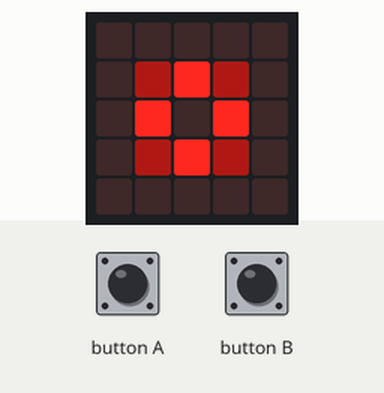
The program below on a simulated BBC micro:bit running MicroPython. Parts: the board's 5×5 LED display. The test bench sets the inputs (shaded band).

Above: at 1.2 s.
1.3 s: button A pressed for 0.15 s
At 2.5 s:
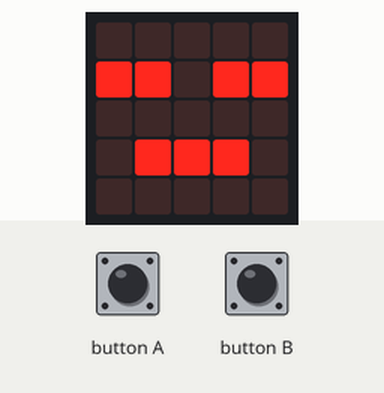
2.9 s: button A pressed for 1 s
At 3.9 s:
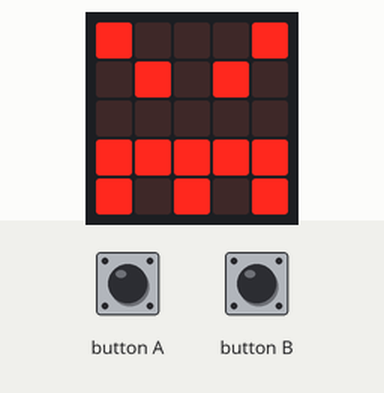
5.4 s: button A pressed for 0.15 s
At 5.8 s:
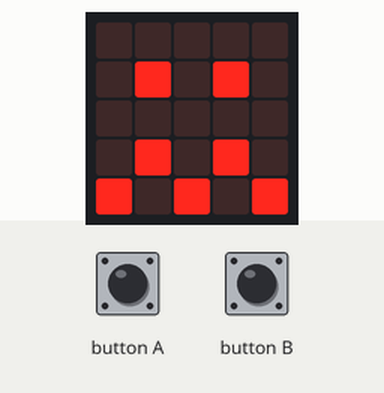
7.0 s: button A pressed for 3.2 s
At 8.2 s:
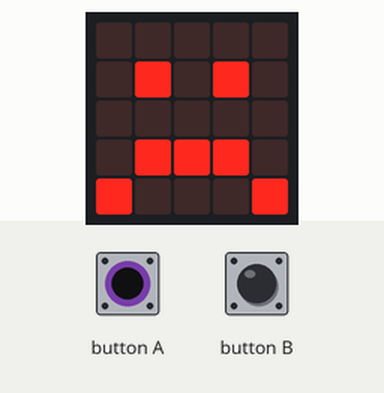
11.7 s: button A pressed for 0.15 s
At 12.9 s:
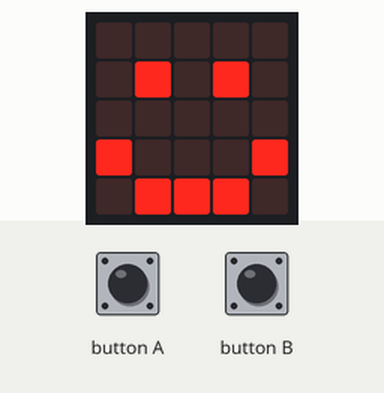
13.3 s: button A pressed for 1 s
At 14.2 s:
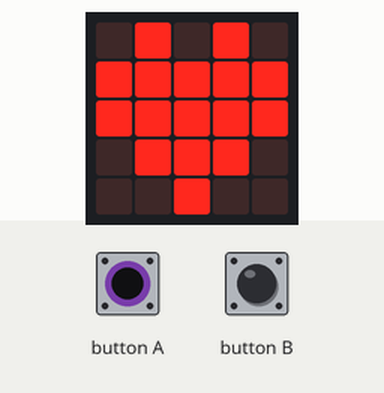
Timing chart, 0 to 16.3 s (numbered marks = the images above; inputs shaded):
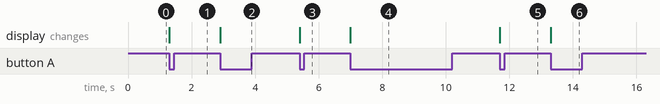

Measured:
- after the input at 1.3 s, the display: changes at once (image 1)
- after the input at 2.9 s, the display: changes at once (image 2)
- after the input at 5.4 s, the display: changes at once (image 3)
- after the input at 7.0 s, the display: changes at once (image 4)
- after the input at 11.7 s, the display: changes at once (image 5)
- after the input at 13.3 s, the display: changes at once (image 6)

The program:

gender-mood-badge.py
```python
from microbit import *

GENDERS = [
    Image('00000:02920:09090:02920:00000'),  # A-gender
    Image('00379:00067:29603:90900:29200'),  # Male
    Image('02720:07070:02720:07770:00700'),  # Female
    Image('00171:00777:27272:70700:27200'),  # Non-binary rotated
    Image('09090:00700:08680:06060:02620'),  # Non-binary
    Image('07970:70907:97979:70907:07970'),  # Intersex
    Image.HEART,
    Image.HAPPY,
    Image.SAD,
    Image.CONFUSED,
    Image.ANGRY,
    Image.ASLEEP,
]

current_index = 0

def change_index(current_index, inc):
    current_index += inc
    if current_index > len(GENDERS) - 1:
        current_index = 0
    if current_index < 0:
        current_index = len(GENDERS) - 1
    return current_index

def next_index(current_index):
    return change_index(current_index, 1)

def previous_index(current_index):
    return change_index(current_index, -1)

while True:
    display.show(GENDERS[current_index])
    if button_a.get_presses() > 0:
        current_index = previous_index(current_index)
    elif button_b.get_presses() > 0:
        current_index = next_index(current_index)
```
